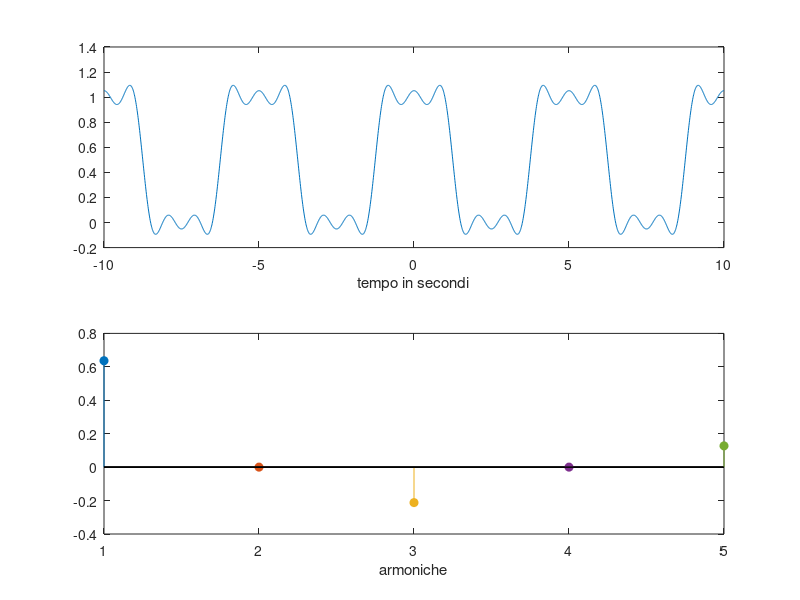

Write the MATLAB code that produced this figure.
% PROGRAMMA SerieFourier
% Autore: Claudio Prati
% Politecnico di Milano, 20 Marzo 2014

% Visualizza NA coefficienti della serie di Fourier di 
% un'onda quadra e ad ogni clik aggiunge al grafico
% l'armonica corrispondente.

clear all
clf
t=[-10:.01:10];
T0=5;
N=length(t);

NA=input('numero armoniche per ricostruire il segnale? ');

c0=1/2;
for n=1:NA;
c(n)=sin(pi*n/2)/(pi*n);
end

x0=ones(1,N)*1/2;
x=zeros(1,N);
figure(1)
clf
for n=1:NA;
    x=x+2*c(n)*cos(2*pi*n/T0*t);
    subplot(211)
    plot(t,x0+x)
    xlabel('tempo in secondi')
    subplot(212)
    stem(n,2*c(n),'filled')
    xlabel('armoniche')
    hold on
    pause
end
    
